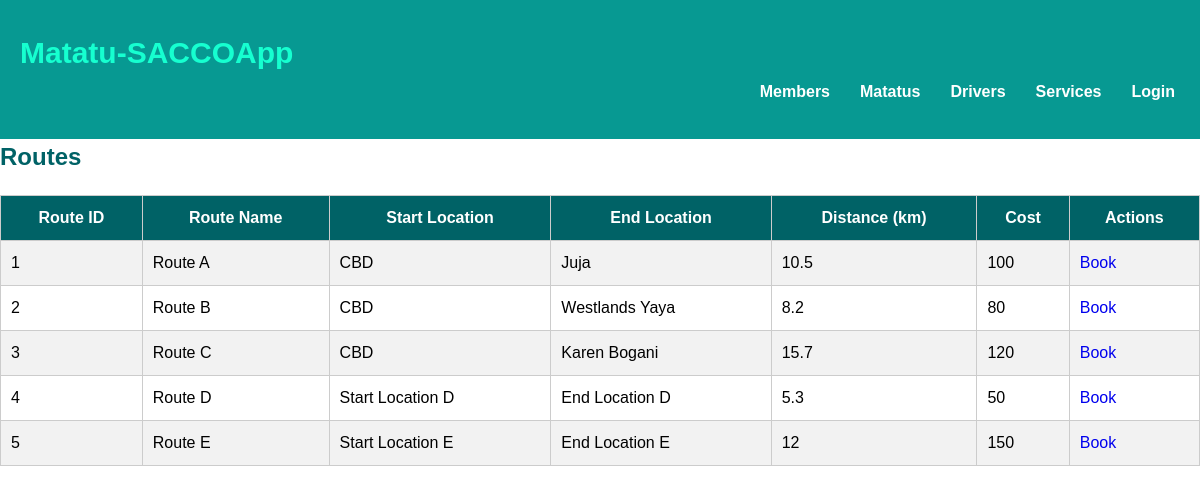
/pages/view_routes.php, run on the app's committed database.
### tables this page shows
CREATE TABLE `routes` (
  `route_id` int(11) NOT NULL,
  `route_name` varchar(255) NOT NULL,
  `start_location` varchar(255) NOT NULL,
  `end_location` varchar(255) NOT NULL,
  `distance` float NOT NULL,
  `price` varchar(255) NOT NULL
);

### pages/view_routes.php (the view, shortened to what this page needs)
<!DOCTYPE html>
<html lang="en">
<head>
    <link rel="stylesheet" href="../css/custom-styles.css">
</head>
<body>
<?php include 'dbconnect.php'; ?>
<?php include 'header.php'; ?>
    <section id="routes">
        <h2>Routes</h2>
        <div class="routes-table">
            <?php
            $query = "SELECT * FROM routes";
            $result = $db->query($query);
            if ($result->num_rows > 0) {
                echo "<table>";
                echo "<tr><th>Route ID</th><th>Route Name</th><th>Start Location</th><th>End Location</th><th>Distance (km)</th><th>Cost</th><th>Actions</th></tr>";
                while ($row = $result->fetch_assoc()) {
                    echo "<tr>";
                    echo "<td>" . $row['route_id'] . "</td>";
                    echo "<td>" . $row['route_name'] . "</td>";
                    echo "<td>" . $row['start_location'] . "</td>";
                    echo "<td>" . $row['end_location'] . "</td>";
                    echo "<td>" . $row['distance'] . "</td>";
                    echo "<td>" . $row['price'] . "</td>";
                    echo "<td><a class='book-button' href='bookings.php?route_id=" . $row['route_id'] . "'>Book</a></td>";
                    echo "</tr>";
                }
                echo "</table>";
            } else {
                echo "No routes found.";
            }
            ?>
        </div>
    </section>
</body>
</html>

### css/custom-styles.css (style rules this page uses)
* { margin: 0; padding: 0; box-sizing: border-box; }
body { font-family: Arial, sans-serif; line-height: 1.5; }
* { scrollbar-width: thin; scrollbar-color: #8500c2 #f1f1f1; }
a { text-decoration: none; }

### pages/view_routes.php (style rules this page uses)
body, h1, h2, p, table { margin: 0; padding: 0; }
h2 { color: #006266; margin-bottom: 10px; }
.routes-table { margin-top: 20px; }
table { width: 100%; border-collapse: collapse; border: 1px solid #ccc; }
th, td { padding: 10px; border: 1px solid #ccc; }
th { background-color: #006266; color: white; }
tr:nth-child(even) { background-color: #f2f2f2; }

### data on the page
routes: route_id "1", route_name "Route A", start_location "CBD", end_location "Juja", distance "10.5", price "100"
routes: route_id "2", route_name "Route B", start_location "CBD", end_location "Westlands Yaya", distance "8.2", price "80"
routes: route_id "3", route_name "Route C", start_location "CBD", end_location "Karen Bogani", distance "15.7", price "120"
routes: route_id "4", route_name "Route D", start_location "Start Location D", end_location "End Location D", distance "5.3", price "50"
routes: route_id "5", route_name "Route E", start_location "Start Location E", end_location "End Location E", distance "12", price "150"
